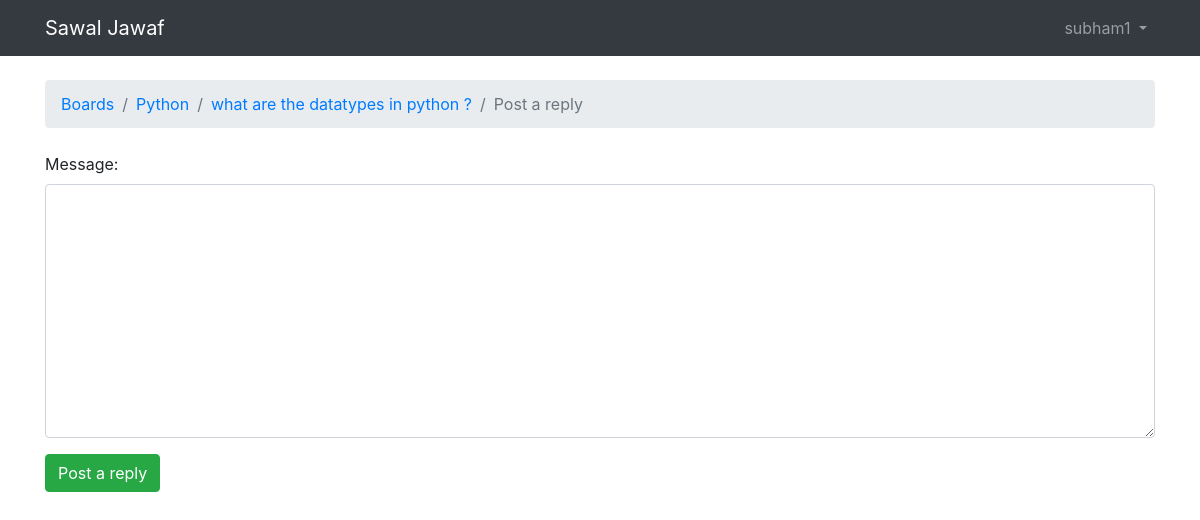
The app's page /boards/1/topics/1/reply/ (signed in), older data.
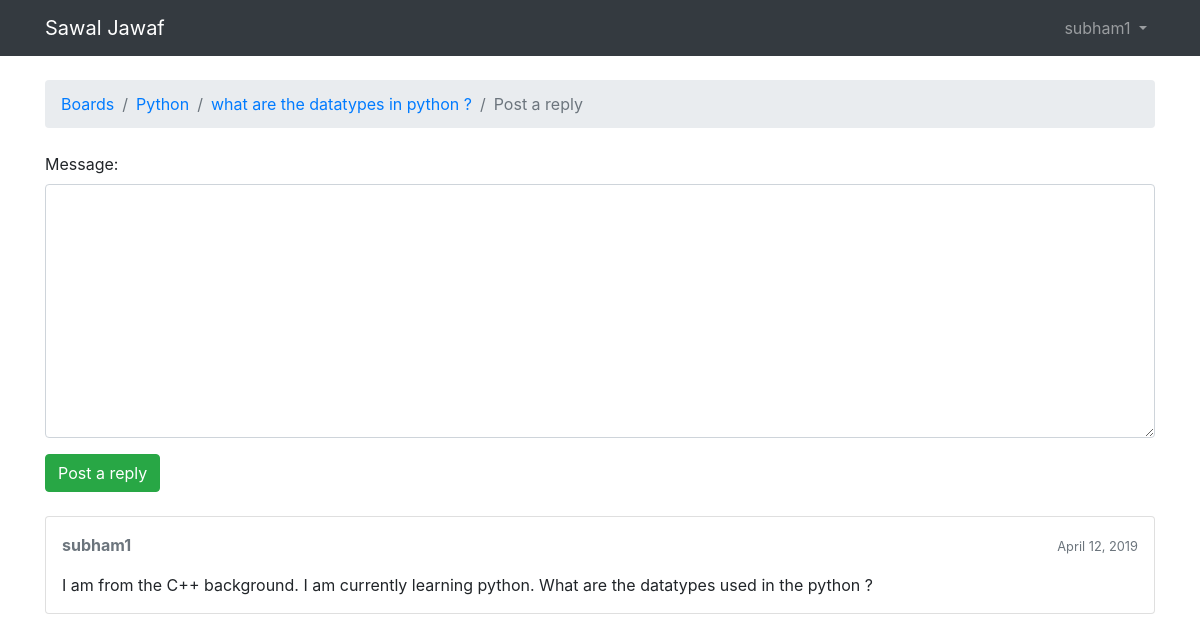
The same page, newer data.
### boards/models.py (models this page shows, shortened)
class Post(models.Model):
	message = models.TextField(max_length=5000)
	topic = models.ForeignKey(Topic,related_name='posts')
	created_at = models.DateField(auto_now_add=True)
	updated_at = models.DateTimeField(null=True)
	created_by = models.ForeignKey(User,related_name='posts')
	updated_by = models.ForeignKey(User,null=True,related_name='+')

### boards/views.py (the view)
# urls.py: url(r'^boards/(?P<pk>\d+)/topics/(?P<topic_pk>\d+)/reply/$', views.reply_topic, name='reply_topic'),
@login_required
def reply_topic(request, pk, topic_pk):
    topic = get_object_or_404(Topic, board__pk=pk, pk=topic_pk)
    if request.method == 'POST':
        form = PostForm(request.POST)
        if form.is_valid():
            post = form.save(commit=False)
            post.topic = topic
            post.created_by = request.user
            post.save()
            return redirect('topic_posts', pk=pk, topic_pk=topic_pk)
    else:
        form = PostForm()
    return render(request, 'reply_topic.html', {'topic': topic, 'form': form})

### boards/forms.py
class PostForm(forms.ModelForm):
    class Meta:
        model = Post
        fields = ['message', ]

### boards/templatetags/form_tags.py (called while the page is built)
@register.filter
def input_class(bound_field):
    css_class = ''
    if bound_field.form.is_bound:
        if bound_field.errors:
            css_class = 'is-invalid'
        elif field_type(bound_field) != 'PasswordInput':
            css_class = 'is-valid'
    return 'form-control {}'.format(css_class)

### templates/reply_topic.html (shortened to what this page needs)
{% extends 'base.html' %}
{% load static %}
{% block breadcrumb %}
  <li class="breadcrumb-item"><a href="{% url 'home' %}">Boards</a></li>
  <li class="breadcrumb-item"><a href="{% url 'board_topics' topic.board.pk %}">{{ topic.board.name }}</a></li>
  <li class="breadcrumb-item"><a href="{% url 'topic_posts' topic.board.pk topic.pk %}">{{ topic.subject }}</a></li>
  <li class="breadcrumb-item active">Post a reply</li>
{% endblock %}
{% block content %}
  <form method="post" class="mb-4">
    {% include 'includes/form.html' %}
    <button type="submit" class="btn btn-success">Post a reply</button>
  </form>
  {% for post in topic.posts.all %}
    <div class="card mb-2">
      <div class="card-body p-3">
        <div class="row mb-3">
          <div class="col-6">
            <strong class="text-muted">{{ post.created_by.username }}</strong>
          </div>
          <div class="col-6 text-right">
            <small class="text-muted">{{ post.created_at }}</small>
          </div>
        </div>
        {{ post.message }}
      </div>
    </div>
  {% endfor %}
{% endblock %}

Row changes from the older to the newer data that the page shows:
added Post: created_by.username "subham1", created_at "April 12, 2019", message "I am from the C++ background. I am currently learning python. What are the datatypes used in the python ?"
